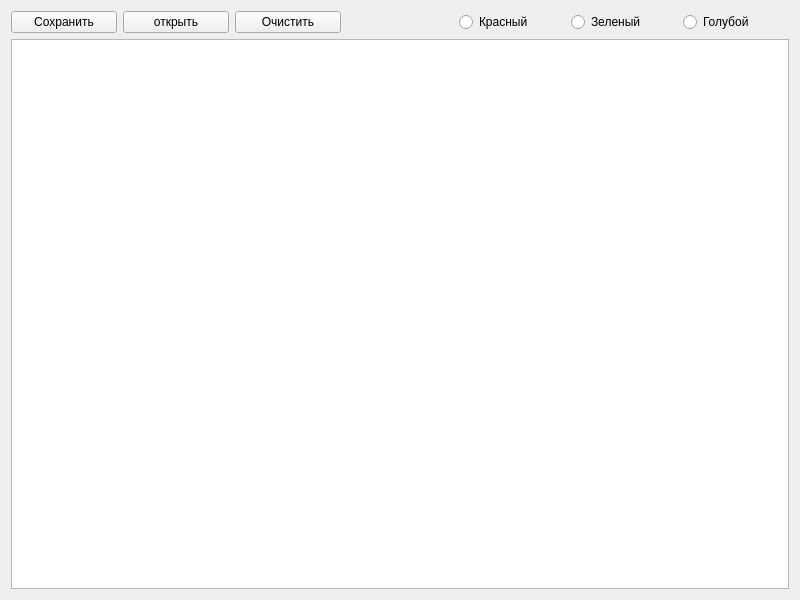
<?xml version="1.0" encoding="UTF-8"?>
<ui version="4.0">
 <class>Paint</class>
 <widget class="QWidget" name="Paint">
  <property name="enabled">
   <bool>true</bool>
  </property>
  <property name="geometry">
   <rect>
    <x>0</x>
    <y>0</y>
    <width>800</width>
    <height>600</height>
   </rect>
  </property>
  <property name="windowTitle">
   <string>Paint</string>
  </property>
  <layout class="QGridLayout" name="gridLayout">
   <item row="1" column="5">
    <widget class="QRadioButton" name="green">
     <property name="text">
      <string>Зеленый</string>
     </property>
    </widget>
   </item>
   <item row="2" column="0" colspan="7">
    <widget class="QGraphicsView" name="graphicsView"/>
   </item>
   <item row="1" column="4">
    <widget class="QRadioButton" name="red">
     <property name="text">
      <string>Красный</string>
     </property>
    </widget>
   </item>
   <item row="1" column="6">
    <widget class="QRadioButton" name="blue">
     <property name="text">
      <string>Голубой</string>
     </property>
    </widget>
   </item>
   <item row="1" column="0">
    <widget class="QPushButton" name="save">
     <property name="text">
      <string>Сохранить</string>
     </property>
    </widget>
   </item>
   <item row="1" column="1">
    <widget class="QPushButton" name="open">
     <property name="text">
      <string>открыть</string>
     </property>
    </widget>
   </item>
   <item row="1" column="2">
    <widget class="QPushButton" name="clear">
     <property name="text">
      <string>Очистить</string>
     </property>
    </widget>
   </item>
  </layout>
 </widget>
 <resources/>
 <connections/>
</ui>
